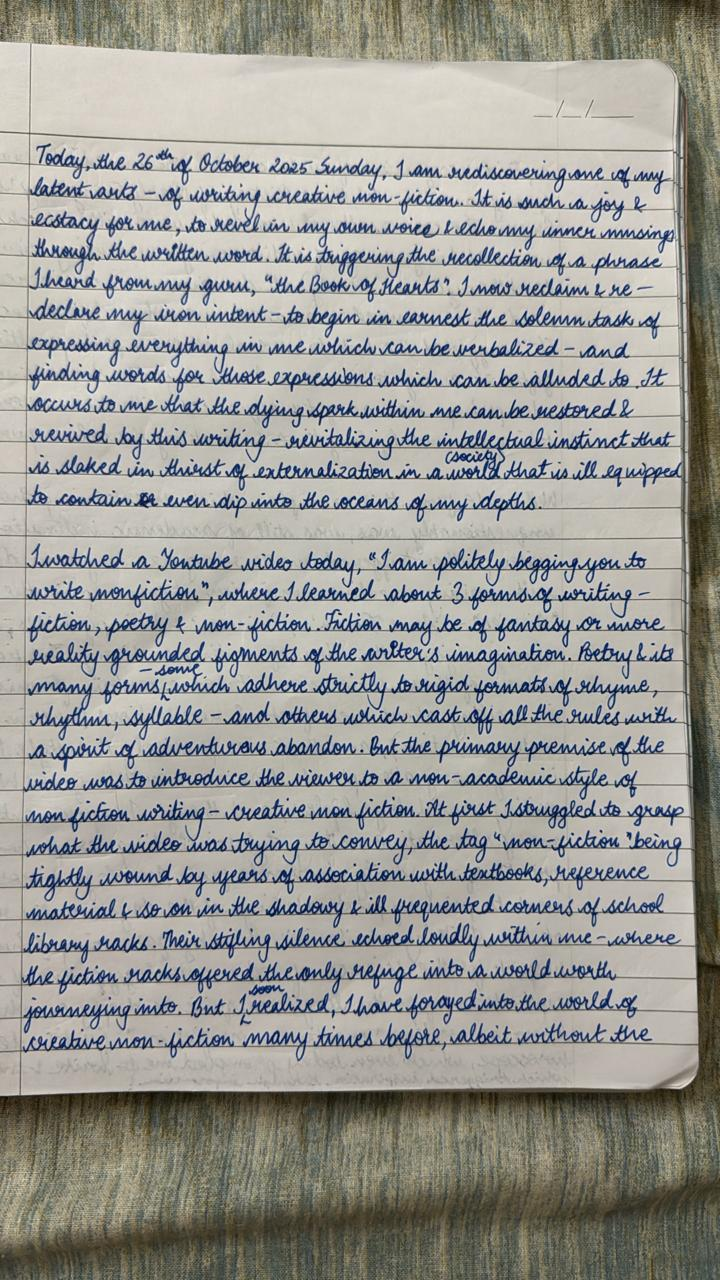
#> input picture writing sample ocr/WhatsApp Image 2026-06-26 at 9.45.29 PM (1).jpeg, 720 x 1280 px
$ python -i rectify.py   (imports and definitions only)
#> lines starting #> are read from the running program, lines starting #| are printed output that depends on the picture; after the words box and inside, x2 and y2 are one past the last pixel; in counts of white or black regions, pixels touching at a corner belong together
#> further down, picture is the input picture: PIL image 720x1280 RGB; mean R, G, B 153.1, 152.8, 148.3
#!/usr/bin/env python3
"""Turn a photograph of a page into a rectified page image.

The photographs show a page lying on a desk: dark background around it, often a
strip of the facing page at one edge, and the page itself slightly skewed and
keystoned. This module finds the page, straightens it, and trims the background,
falling back progressively rather than ever guessing aggressively:

    1. a convincing four-cornered page  -> perspective-warp it flat
    2. a convincing bright region       -> axis-aligned crop with a small margin
    3. neither                          -> keep the whole frame, and say so

Every outcome is reported so the manifest records which pages were rectified,
which were merely cropped, and which were left alone for a human to look at.
"""
import cv2
import numpy as np
from PIL import Image

MIN_PAGE_AREA = 0.30      # a real page fills at least this much of the frame
MAX_PAGE_AREA = 0.995     # ~the whole frame means nothing was actually found
DETECT_WIDTH = 1000       # detection runs small; the warp is applied full size
MARGIN = 0.004            # keep a hair of background so nothing is shaved off


# [8 lines left out: function _order_corners, not called in this run]


def _page_mask(gray):
    blur = cv2.GaussianBlur(gray, (7, 7), 0)
    _, th = cv2.threshold(blur, 0, 255, cv2.THRESH_BINARY + cv2.THRESH_OTSU)
    th = cv2.morphologyEx(th, cv2.MORPH_CLOSE, np.ones((9, 9), np.uint8))
    return cv2.morphologyEx(th, cv2.MORPH_OPEN, np.ones((9, 9), np.uint8))


def rectify(pil_img):
    """Return (image, method, note). Never raises on odd input."""
    full = cv2.cvtColor(np.array(pil_img), cv2.COLOR_RGB2BGR)
    H, W = full.shape[:2]
#> H = 1280; W = 720
    scale = DETECT_WIDTH / max(W, 1)
#> scale = 1.39
    small = cv2.resize(full, (DETECT_WIDTH, max(1, int(H * scale))))
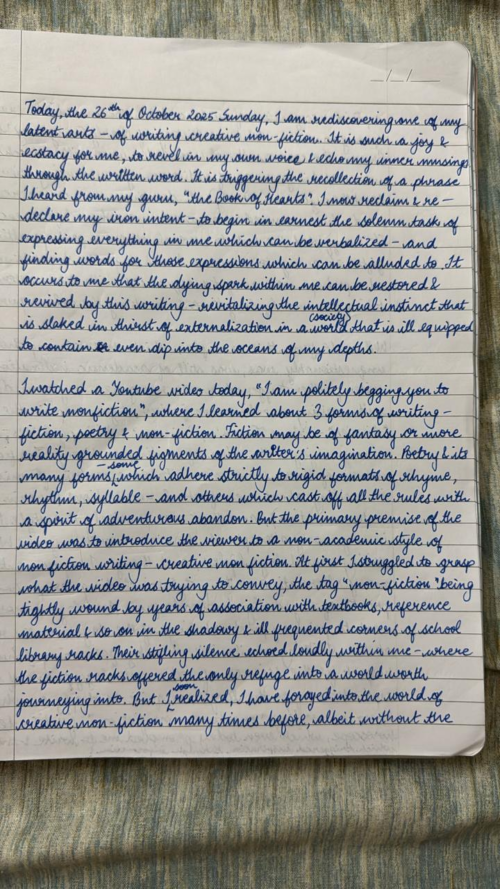
#> small: shape (1777, 1000, 3) (shown at 1/2 size); mean B, G, R 148.2, 152.6, 152.9
    gray = cv2.cvtColor(small, cv2.COLOR_BGR2GRAY)
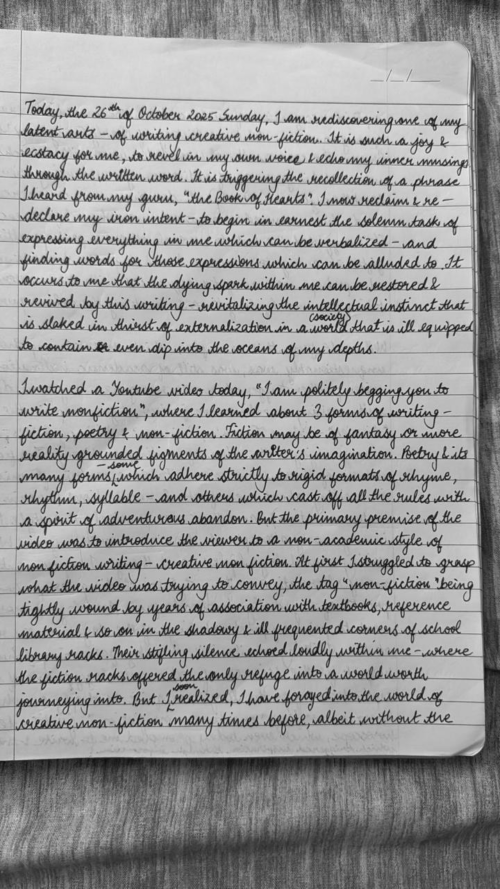
#> gray: shape (1777, 1000) (shown at 1/2 size); min 5, max 239, mean 152.2
    mask = _page_mask(gray)
#> in _page_mask, `_, th = cv2.threshold(blur, 0, 255, cv2.THRESH_BINARY + cv2.THRESH_OTSU)`:
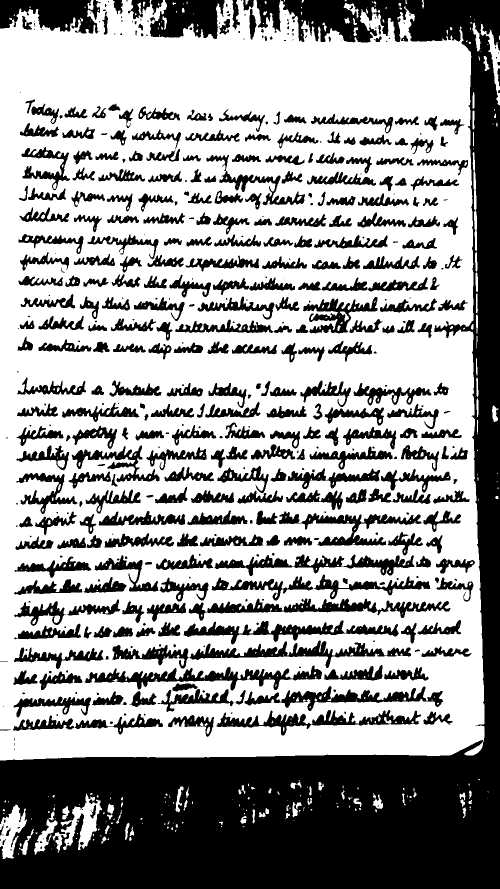
#> th: shape (1777, 1000) (shown at 1/2 size); 62.3% white; 521 black regions (180 under 20 px), largest, box (x1, y1, x2, y2) and area: (0, 0, 1000, 1777) 344367, (224, 1281, 822, 1337) 9284, (0, 0, 201, 67) 9104
#> in _page_mask, `th = cv2.morphologyEx(th, cv2.MORPH_CLOSE, np.ones((9, 9), np.uint8))`:
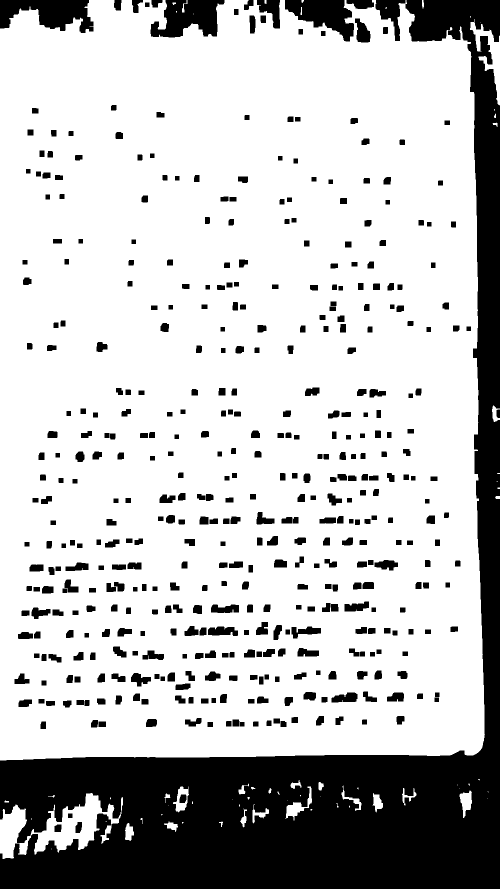
#> th: shape (1777, 1000) (shown at 1/2 size); 76% white; 455 black regions, largest, box (x1, y1, x2, y2) and area: (0, 0, 1000, 1777) 318709, (0, 0, 187, 66) 7868, (301, 0, 449, 75) 7361
#> in _page_mask, `return cv2.morphologyEx(th, cv2.MORPH_OPEN, np.ones((9, 9), np.uint8))`:
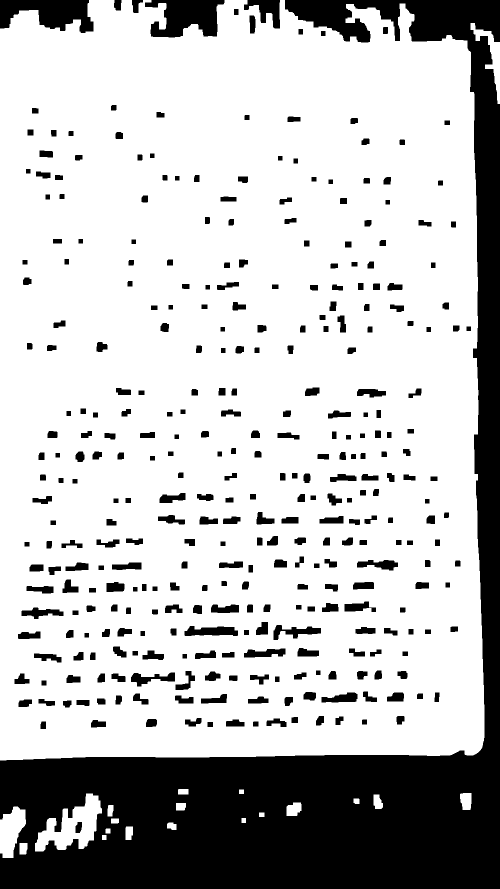
#> returned value: shape (1777, 1000) (shown at 1/2 size); 75.5% white; 342 black regions

    contours, _ = cv2.findContours(mask, cv2.RETR_EXTERNAL, cv2.CHAIN_APPROX_SIMPLE)
#> contours = 20 contours; largest, box (x1, y1, x2, y2) and area: (0, 0, 969, 1521) 1402144, (70, 1587, 204, 1703) 7459, (0, 1613, 52, 1716) 3470, (941, 46, 1000, 208) 2262, (920, 1586, 943, 1620) 638
    if not contours:
        return pil_img, "full-frame", "no page region found"

    c = max(contours, key=cv2.contourArea)
#> c = contour of 641 points, box (x1, y1, x2, y2) (0, 0, 969, 1521), area 1402144
    frac = cv2.contourArea(c) / float(small.shape[0] * small.shape[1])
#> frac = 0.789
    if not (MIN_PAGE_AREA <= frac <= MAX_PAGE_AREA):
        return pil_img, "full-frame", f"page region {frac:.0%} of frame"

    # Perspective correction is deliberately NOT attempted. A homography built
    # from an approximate page quad keeps straight lines straight but changes
    # how parallel lines relate, and on a test page it left the body paragraph
    # and the signature block visibly out of parallel — distortion introduced by
    # the "correction" itself. Cropping and rotating only ever resample the
    # original geometry, so that is what an archival copy gets.
    inv = 1.0 / scale
#> inv = 0.72
    x, y, w, h = cv2.boundingRect(c)
#> x = 0; y = 0; w = 969; h = 1521
    mx, my = int(w * MARGIN * inv), int(h * MARGIN * inv)
#> mx = 2; my = 4
    x0 = max(0, int(x * inv) - mx); y0 = max(0, int(y * inv) - my)
#> after `x0 = max(0, int(x * inv) - mx)`: x0 = 0
#> after `y0 = max(0, int(y * inv) - my)`: y0 = 0
    x1 = min(W, int((x + w) * inv) + mx); y1 = min(H, int((y + h) * inv) + my)
#> after `x1 = min(W, int((x + w) * inv) + mx)`: x1 = 699
#> after `y1 = min(H, int((y + h) * inv) + my)`: y1 = 1099
    if (x1 - x0) < 50 or (y1 - y0) < 50:
        return pil_img, "full-frame", "crop degenerate"
    return pil_img.crop((x0, y0, x1, y1)), "crop", f"page {frac:.0%} of frame"


MAX_DESKEW = 8.0          # a page photo is never more than a few degrees off


# [46 lines left out: function deskew, not called in this run]

>>> from PIL import Image
>>> picture = Image.open('../writing sample ocr/WhatsApp Image 2026-06-26 at 9.45.29 PM (1).jpeg')
>>> result = rectify(picture)

$ run again, on writing sample ocr/WhatsApp Image 2026-06-26 at 9.45.29 PM.jpeg
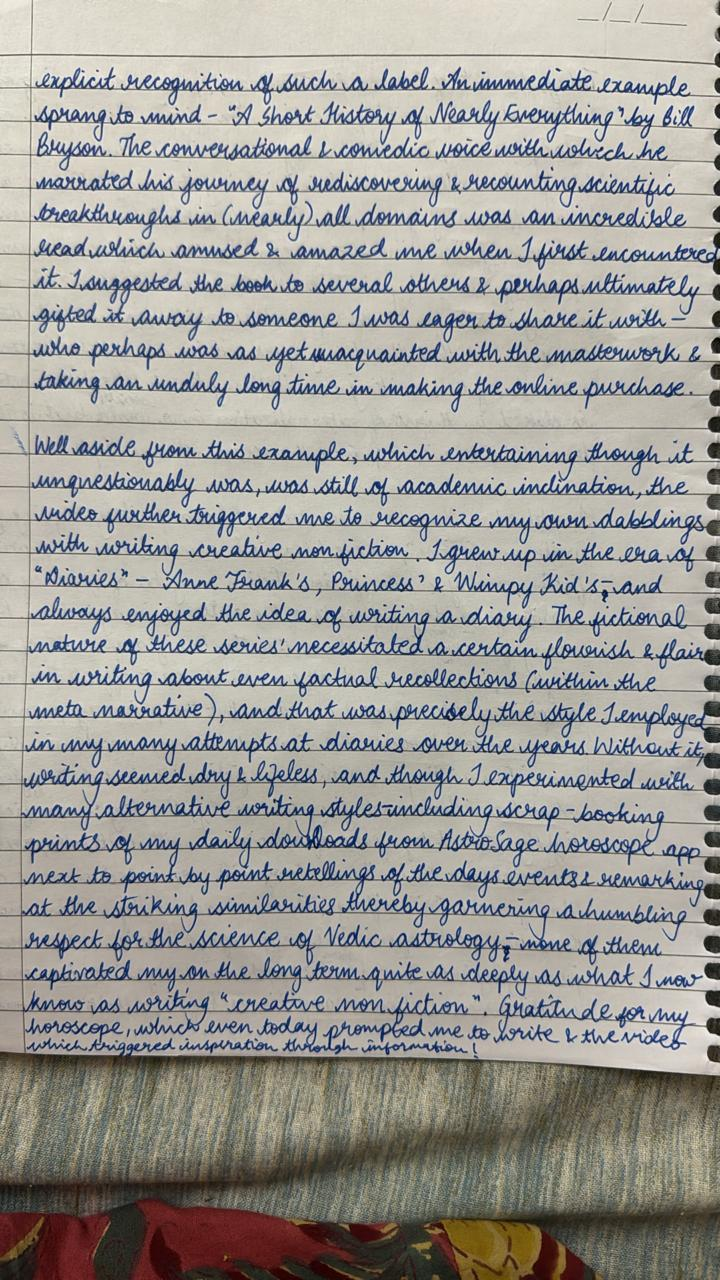
#> input picture writing sample ocr/WhatsApp Image 2026-06-26 at 9.45.29 PM.jpeg, 720 x 1280 px
#> picture is the input picture: PIL image 720x1280 RGB; mean R, G, B 156.7, 155.1, 151.1
#> in _page_mask, `_, th = cv2.threshold(blur, 0, 255, cv2.THRESH_BINARY + cv2.THRESH_OTSU)`:
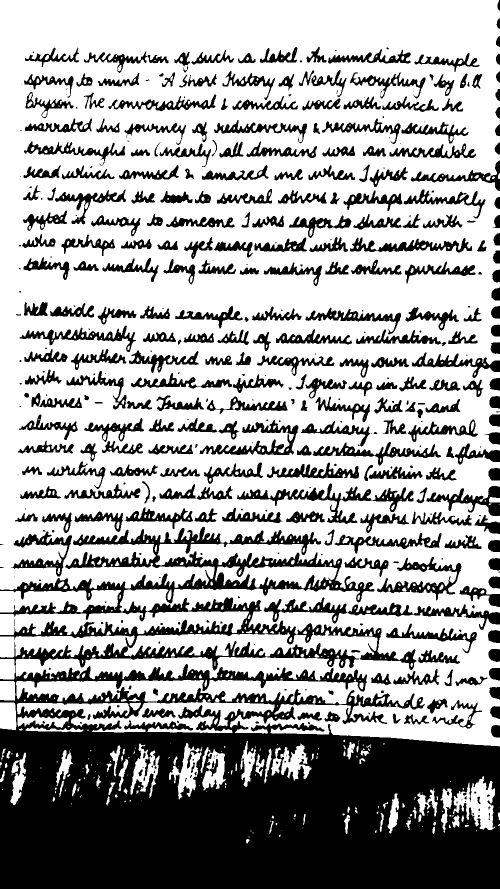
#> th: shape (1777, 1000) (shown at 1/2 size); 65.5% white; 447 black regions (159 under 20 px), largest, box (x1, y1, x2, y2) and area: (0, 1054, 1000, 1777) 370487, (527, 1195, 1000, 1260) 6643, (474, 967, 827, 1048) 5775
#> in _page_mask, `return cv2.morphologyEx(th, cv2.MORPH_OPEN, np.ones((9, 9), np.uint8))`:
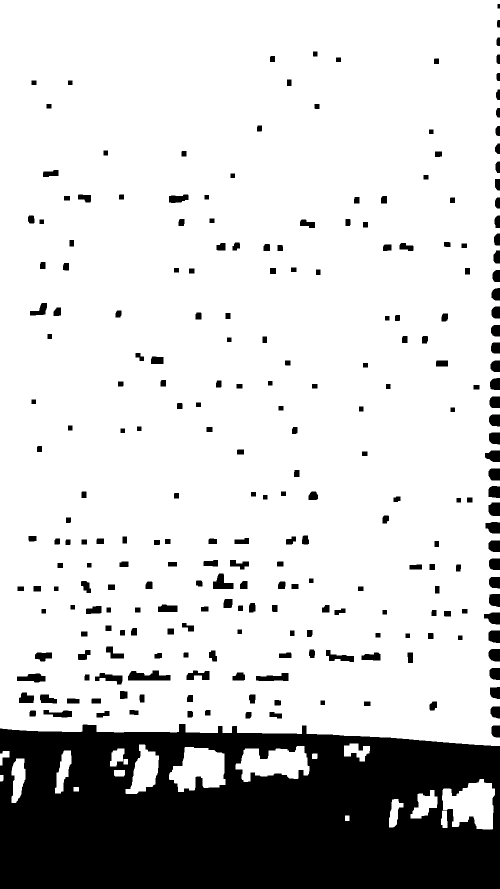
#> returned value: shape (1777, 1000) (shown at 1/2 size); 81.7% white; 248 black regions
#> contours = 19 contours; largest, box (x1, y1, x2, y2) and area: (0, 0, 1000, 1492) 1451546, (884, 1558, 990, 1659) 6978, (338, 1494, 451, 1584) 6878, (471, 1492, 619, 1564) 6601, (251, 1489, 318, 1588) 3610
#> c = contour of 718 points, box (x1, y1, x2, y2) (0, 0, 1000, 1492), area 1451546
#> frac = 0.817
#> x = 0; w = 1000; h = 1492
#> mx = 2; my = 4
#> x0 = 0
#> x1 = 720
#> y1 = 1078
